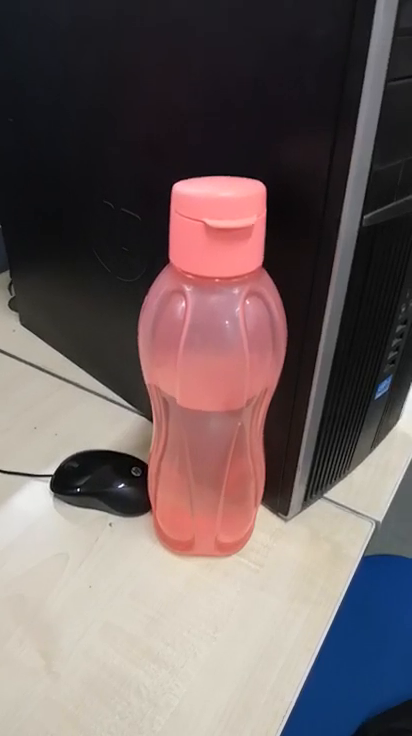
#> input picture frame 26 of train/new_bottle/bottle.mp4, 412 x 736 px
$ python break.py
#> lines starting #> are read from the running program, lines starting #| are printed output that depends on the picture
import cv2
import imutils
# Function to extract frames
def FrameCapture(path):

    # Path to video file
#> called with path = 'bottle.mp4'
    vidObj = cv2.VideoCapture(path)

    # Used as counter variable
    count = 0

    # checks whether frames were extracted
    success = 1

    while success:

        # vidObj object calls read
        # function extract frames
        success, image = vidObj.read()
#> image is the input picture: shape (736, 412, 3); mean B, G, R 96.4, 96.7, 110.2


        # Saves the frames with frame-count
        rotated = imutils.rotate(image, 270)
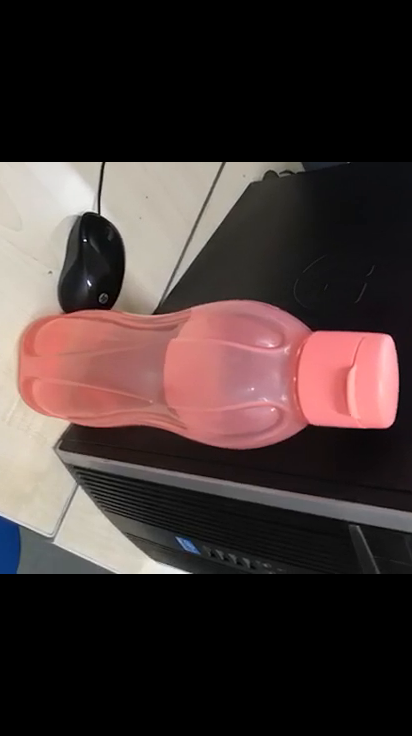
#> rotated: shape (736, 412, 3); mean B, G, R 51.5, 53.1, 66.7
		#cv2.imwrite("frame0.jpg" , rotated)
        cv2.imwrite("frame%d.jpg" % count, rotated)


        count += 1

# Driver Code
def rotate():
	# load the image from disk
	image = cv2.imread("frame0.jpg")


	print("hi")

	print("h2i")
	# loop over the rotation angles

	rotated = imutils.rotate(image, 270)
	cv2.imwrite("frame0.jpg" , rotated)


if __name__ == '__main__':

    # Calling the function
    FrameCapture("bottle.mp4")

$ run again, starting later in the video
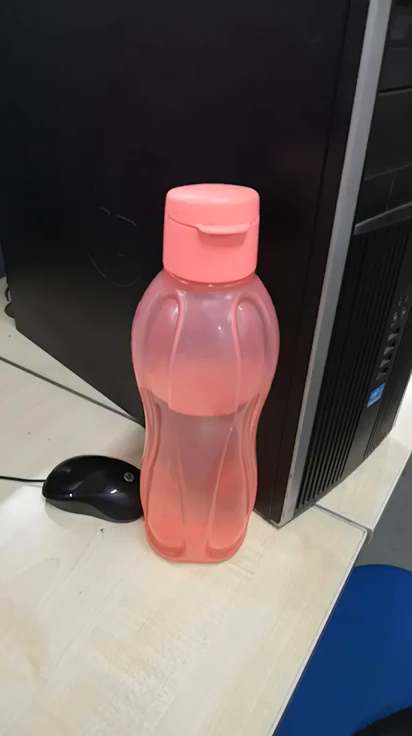
#> input picture frame 120 of train/new_bottle/bottle.mp4, 412 x 736 px
#> in FrameCapture, image is the input picture: shape (736, 412, 3); mean B, G, R 93.2, 94.1, 107
#> in FrameCapture, `rotated = imutils.rotate(image, 270)`:
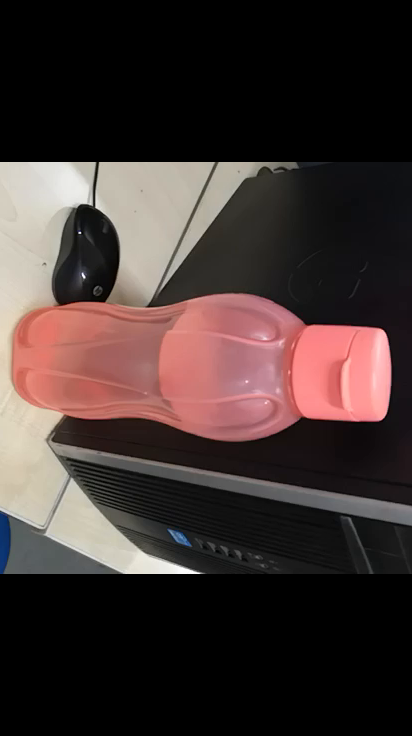
#> rotated: shape (736, 412, 3); mean B, G, R 48.7, 50.8, 64

$ run again, starting later in the video
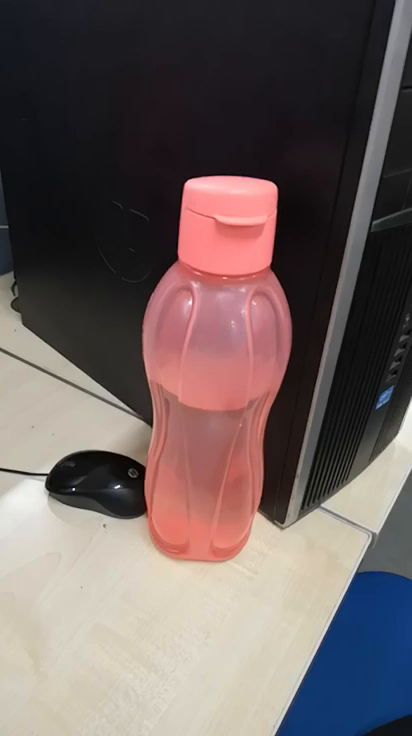
#> input picture frame 213 of train/new_bottle/bottle.mp4, 412 x 736 px
#> in FrameCapture, image is the input picture: shape (736, 412, 3); mean B, G, R 94.7, 95.9, 109.3
#> in FrameCapture, `rotated = imutils.rotate(image, 270)`:
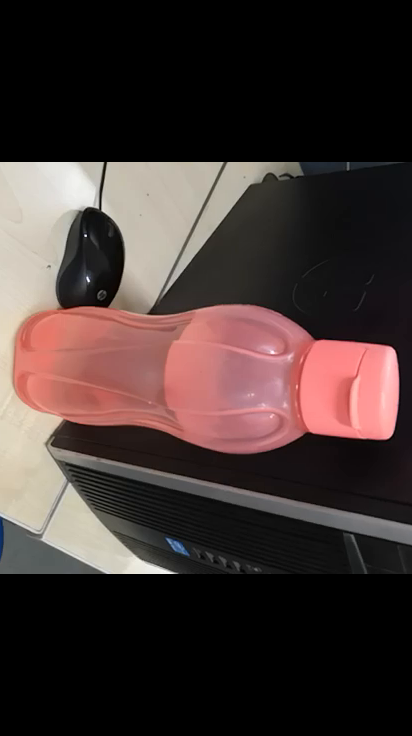
#> rotated: shape (736, 412, 3); mean B, G, R 49.8, 52.1, 65.7
